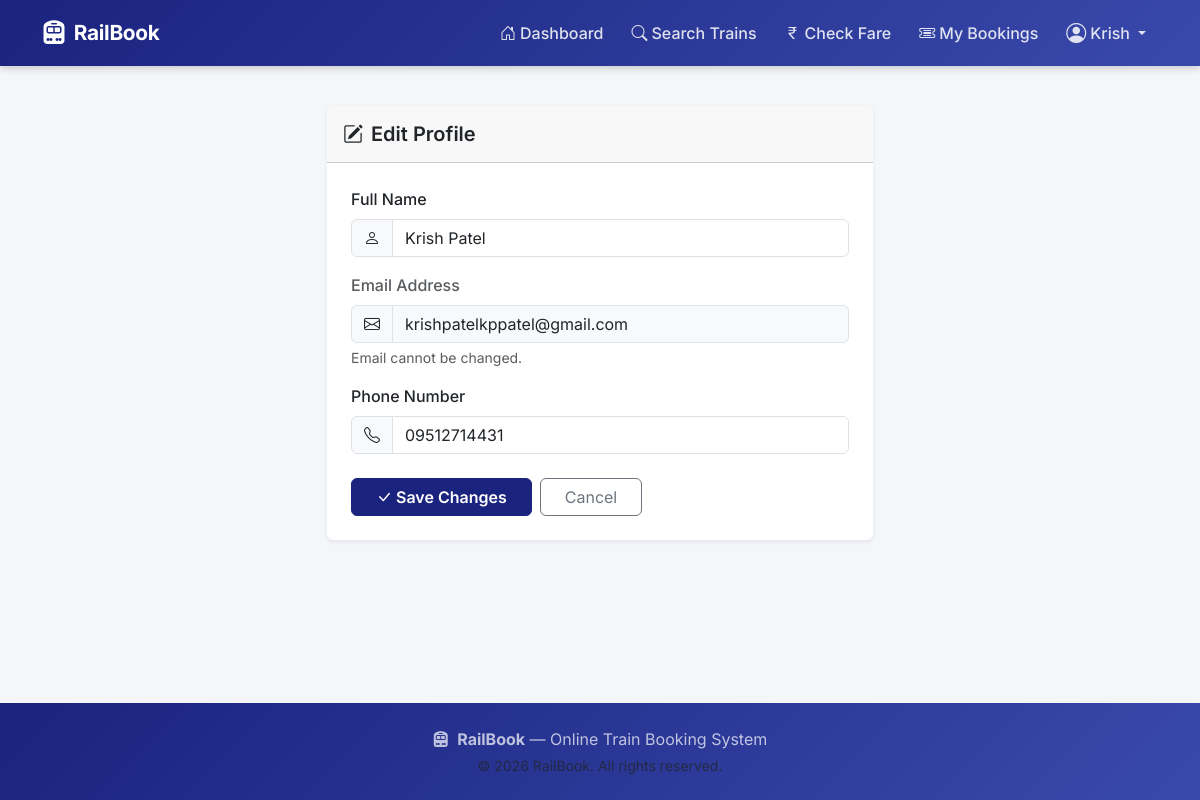
/user/edit-profile (signed in), run on the app's committed database.
### models/user.py (models this page shows, shortened)
class User(UserMixin, db.Model):
    __tablename__ = 'users'
    id            = db.Column(db.Integer, primary_key=True)
    full_name     = db.Column(db.String(100), nullable=False)
    email         = db.Column(db.String(150), unique=True, nullable=False, index=True)
    phone         = db.Column(db.String(15), nullable=False)
    password_hash = db.Column(db.String(255), nullable=False)
    created_at    = db.Column(db.DateTime, default=datetime.utcnow)
    bookings = db.relationship('Booking', backref='user', lazy=True,
                               cascade='all, delete-orphan')

### routes/user.py (the view, shortened to what this page needs)
@user_bp.route('/edit-profile', methods=['GET', 'POST'])
@login_required
def edit_profile():
    return render_template('user/edit_profile.html')

### app.py (called while the page is built)
@login_manager.user_loader
def load_user(user_id):
    return User.query.get(int(user_id))

### templates/user/edit_profile.html (shortened to what this page needs)
{% extends 'base.html' %}
{% block content %}
<div class="container">
    <div class="row justify-content-center">
        <div class="col-lg-6">
            <div class="card border-0 shadow-sm">
                <div class="card-header py-3">
                    <h5 class="mb-0"><i class="bi bi-pencil-square me-2"></i>Edit Profile</h5>
                </div>
                <div class="card-body p-4">
                    <form method="POST" action="{{ url_for('user.edit_profile') }}">
                        <div class="mb-3">
                            <label for="full_name" class="form-label fw-medium">Full Name</label>
                            <div class="input-group">
                                <span class="input-group-text"><i class="bi bi-person"></i></span>
                                <input type="text" class="form-control" id="full_name" name="full_name"
                                    value="{{ current_user.full_name }}" required />
                            </div>
                        </div>
                        <div class="mb-3">
                            <label class="form-label fw-medium text-muted">Email Address</label>
                            <div class="input-group">
                                <span class="input-group-text"><i class="bi bi-envelope"></i></span>
                                <input type="email" class="form-control bg-light" value="{{ current_user.email }}"
                                    readonly disabled />
                            </div>
                            <div class="form-text">Email cannot be changed.</div>
                        </div>
                        <div class="mb-4">
                            <label for="phone" class="form-label fw-medium">Phone Number</label>
                            <div class="input-group">
                                <span class="input-group-text"><i class="bi bi-telephone"></i></span>
                                <input type="tel" class="form-control" id="phone" name="phone"
                                    value="{{ current_user.phone }}" required />
                            </div>
                        </div>
                        <div class="d-flex gap-2">
                            <button type="submit" class="btn btn-primary px-4 fw-semibold">
                                <i class="bi bi-check-lg me-1"></i>Save Changes
                            </button>
                            <a href="{{ url_for('user.profile') }}" class="btn btn-outline-secondary px-4">
                                Cancel
                            </a>
                        </div>
                    </form>
                </div>
            </div>
        </div>
    </div>
</div>
{% endblock %}

### templates/base.html (shortened to what this page needs)
<!DOCTYPE html>
<html lang="en">
<head>
  <link rel="stylesheet" href="https://cdn.jsdelivr.net/npm/bootstrap@5.3.2/dist/css/bootstrap.min.css"/>
  <link rel="stylesheet" href="https://cdn.jsdelivr.net/npm/bootstrap-icons@1.11.3/font/bootstrap-icons.css"/>
  <link rel="stylesheet" href="{{ url_for('static', filename='css/style.css') }}"/>
</head>
<body>
<nav class="navbar navbar-expand-lg navbar-dark sticky-top" id="mainNav">
  <div class="container">
    <a class="navbar-brand d-flex align-items-center gap-2" href="{{ url_for('auth.index') }}">
      <i class="bi bi-train-front-fill fs-4"></i>
      <span class="fw-bold">RailBook</span>
    </a>
    <div class="collapse navbar-collapse" id="navbarNav">
      <ul class="navbar-nav ms-auto align-items-lg-center gap-lg-1">
        {% if current_user.is_authenticated %}
          <li class="nav-item">
            <a class="nav-link" href="{{ url_for('user.dashboard') }}">
              <i class="bi bi-house-door me-1"></i>Dashboard
            </a>
          </li>
          <li class="nav-item">
            <a class="nav-link" href="{{ url_for('user.search') }}">
              <i class="bi bi-search me-1"></i>Search Trains
            </a>
          </li>
          <li class="nav-item">
            <a class="nav-link" href="{{ url_for('user.check_fare') }}">
              <i class="bi bi-currency-rupee me-1"></i>Check Fare
            </a>
          </li>
          <li class="nav-item">
            <a class="nav-link" href="{{ url_for('user.booking_history') }}">
              <i class="bi bi-ticket-detailed me-1"></i>My Bookings
            </a>
          </li>
          <li class="nav-item dropdown">
            <a class="nav-link dropdown-toggle d-flex align-items-center gap-1"
               href="#" id="userDropdown" role="button" data-bs-toggle="dropdown">
              <i class="bi bi-person-circle fs-5"></i>
              {{ current_user.full_name.split()[0] }}
            </a>
          </li>
        {% endif %}
      </ul>
    </div>
  </div>
</nav>
<main class="py-4">
  {% block content %}{% endblock %}
</main>
<footer class="footer mt-auto py-4">
  <div class="container text-center">
    <p class="mb-1">
      <i class="bi bi-train-front-fill me-1"></i>
      <strong>RailBook</strong> — Online Train Booking System
    </p>
    <p class="text-muted small mb-0">&copy; 2026 RailBook. All rights reserved.</p>
  </div>
</footer>
</body>
</html>

### static/css/style.css (style rules this page uses)
:root { --primary: #1a237e; --primary-light: #3949ab; --accent: #ff6f00; --accent-hover: #e65100; --success: #2e7d32; --surface: #ffffff; --bg: #f4f6f9; --text: #212529; --muted: #6c757d; --border: #dee2e6; --shadow: 0 2px 16px rgba(0, 0, 0, 0.08); --radius: 12px; --radius-sm: 8px; --font: 'Inter', sans-serif; }
*, *::before, *::after { box-sizing: border-box; }
body { font-family: var(--font); background: var(--bg); color: var(--text); min-height: 100vh; display: flex; flex-direction: column; }
main { flex: 1; }
h1, h2, h3, h4, h5, h6 { font-weight: 600; }
#mainNav { background: linear-gradient(135deg, var(--primary) 0%, var(--primary-light) 100%); box-shadow: 0 2px 8px rgba(0,0,0,0.2); padding: 10px 0; }
#mainNav .navbar-brand { font-size: 1.3rem; letter-spacing: -0.3px; }
#mainNav .nav-link { color: rgba(255,255,255,0.85) !important; font-weight: 500; transition: color 0.2s; border-radius: 6px; padding: 6px 12px !important; }
.btn-primary { background: var(--primary); border-color: var(--primary); }
.footer { background: linear-gradient(135deg, var(--primary) 0%, var(--primary-light) 100%); color: rgba(255,255,255,0.8); margin-top: auto; }
.footer p { color: rgba(255,255,255,0.7); }

### data on the page
User: full_name "Krish", full_name "Krish Patel", email "krishpatelkppatel@gmail.com", phone "09512714431"
